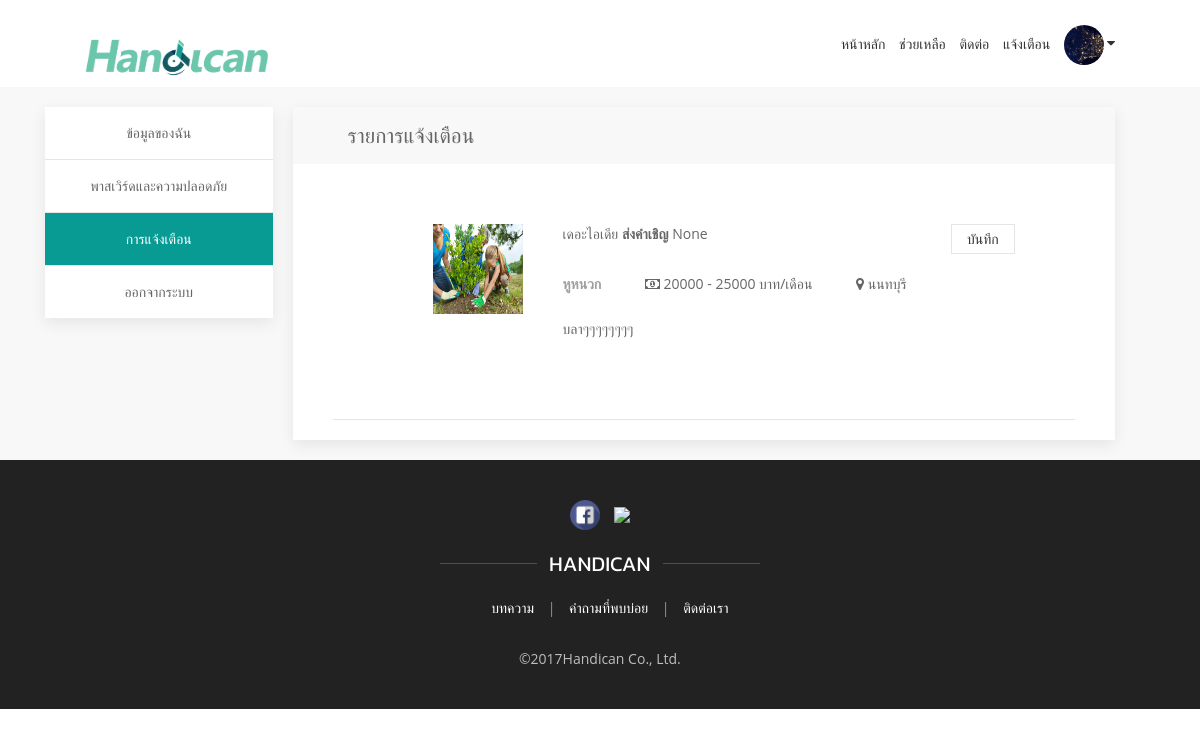
/accounts/settings/notifications (signed in), run on the app's committed database.
### myapp/models.py (models this page shows, shortened)
class CompanyInfo(models.Model):
	profile = models.ForeignKey(Profile, on_delete=models.SET_NULL,blank=True,null=True)
	th_name = models.CharField(max_length=100,editable=True )
	en_name = models.CharField(max_length=100,editable=True )
	phone_no = models.CharField(max_length=20,default="ไม่ระบุ")
	address = models.CharField(max_length=5000,default="ไม่ระบุ")
	info = models.CharField(max_length=5000,default="ไม่ระบุ")
	website = models.CharField(max_length=50,default="ไม่ระบุ")
	fax = models.CharField(max_length=30)
	company_type = models.CharField(max_length=100)
	get_more_info = models.BooleanField()
	created_at = models.DateTimeField(auto_now_add=True,null=True,)

class Notifications(models.Model):
	user = models.ForeignKey(User, on_delete=models.SET_NULL,blank=True,null=True)
	job = models.ForeignKey(Job,on_delete=models.SET_NULL,blank=True,null=True)
	tarket = models.ForeignKey(Profile,on_delete=models.SET_NULL,blank=True,null=True)
	action = models.CharField(max_length=20,editable=True )
	obj = models.CharField(max_length=200,editable=True ,blank=True,null=True)
	is_read = models.BooleanField(default=False)
	message= models.CharField(max_length=5000,editable=True,blank=True,null=True)
	created_at = models.DateTimeField(auto_now_add=True,null=True,)

class Job(models.Model):
	company = models.ForeignKey(CompanyInfo, on_delete=models.SET_NULL,blank=True,null=True)
	title_th = models.CharField(max_length=100,editable=True )
	title_en = models.CharField(max_length=100,editable=True )
	email = models.EmailField(max_length=100,blank=True,null=True)
	age1 = models.IntegerField(blank=True,null=True)
	age2 = models.IntegerField(blank=True,null=True)
	sex = models.CharField(max_length=10)
	detail = RichTextField(blank=True,null=True)
	phone_no = models.CharField(max_length=20,default="ไม่ระบุ")
	disability_cate = models.CharField(max_length=100)
	salary1 = models.IntegerField(blank=True,null=True)
	salary2 = models.IntegerField(blank=True,null=True)
	qualification = models.CharField(max_length=5000,blank=True,null=True)
	province = models.CharField(max_length=250,default="",blank=True,null=True,)
	address = models.CharField(max_length=5000,default="ไม่ระบุ")
	created_at = models.DateTimeField(auto_now_add=True,null=True,)

### loginapp/views.py (the view, shortened to what this page needs)
def profile_noti(request):
    list_noti = []
    profile = Profile.objects.get(user=request.user)
    noti = Notifications.objects.filter(tarket=profile)
    if User.objects.filter(pk=request.user.id, groups__name='disability').exists() :
        dis = DisabilityInfo.objects.get(profile=profile)
        for i in noti:
            temp = {'name': '', 'action': '', 'obj':'','time':None,'img':None,'is_read': False,
            'job_name':"",'job_id':0,'noti_id':0,'title_th':"",'disability_cate': '',
            'salary1':0,'salary2': 0,'province':'','detail':""}
            p = Profile.objects.get(user=i.user)
            comp = CompanyInfo.objects.get(profile=p)
            temp['job_name'] = i.job.title_th
            temp['job_id'] = i.job.id
            temp['name'] = comp.th_name
            temp['action'] = i.action
            temp['obj'] = i.obj
            temp['time'] = i.created_at
            temp['is_read'] = i.is_read
            temp['img'] = p.profile_picture.url
            temp['noti_id'] = i.id
            temp['salary1'] = i.job.salary1
            temp['salary2'] = i.job.salary2
            temp['province'] = i.job.province
            temp['detail'] = i.job.detail
            temp['disability_cate'] = i.job.disability_cate
            print(temp['is_read'])
            list_noti.append(temp)
        return render(request, 'profile_notifications.html',{'dis':dis,'noti':list_noti})

### loginapp/templates/profile_notifications.html (shortened to what this page needs)
{% extends 'base.html' %} {% load static %}{% load widget_tweaks %} {% block content %}
    <div class="uk-background-muted ">
        <br>
        <div class="container">
            <div uk-grid>
                <div class="uk-width-1-4@m uk-text-center">
                    <div class=" uk-card uk-card-default uk-card-body  uk-padding-remove uk-margin-right   ">
                        <table class="uk-table uk-table-divider"  >
                            <tbody>
                                <tr >
                                    <td class="click-detail"><a  class="uk-link-reset "  > ข้อมูลของฉัน</a></td>
                                </tr>
                                <tr>
                                    <td class="click-password" ><a href="{% url 'change_password' %}" class="uk-link-reset " >พาสเวิร์ดและความปลอดภัย</a></td>
                                </tr >
                                <tr >
                                    <td class="click-noti" ><a class="uk-link-reset ">การแจ้งเตือน</a></td>
                                </tr>
                                <tr >
                                    <td><a class="uk-link-reset " href="{% url 'logout' %}">ออกจากระบบ</a></td>
                                </tr>
                            </tbody>
                        </table>
                    </div>
                </div>
                <div class="uk-width-3-4@m" uk-grid>
                    <div class="uk-card uk-card-default uk-padding-remove-left uk-width-1-1" >
                        <div id="noti">
                            <div class="uk-padding-small " uk-alert>
                                <div class="uk-container">
                                    <h2>รายการแจ้งเตือน</h2>
                                </div>
                            </div>
                            {% for o in noti %}
                                {% if not i.is_read %}
                                    <div class="uk-container">
                                        <div class="uk-child-width-1-1@s uk-child-width-1-2@m uk-padding uk-margin-left uk-margin-right" uk-grid>
                                            <div class="uk-width-auto@m  ">
                                                <img class="imgCrop uk-align-center imgRadius"  style="width: 90px;height: 90px" src="{{o.img}}" alt="your image" />
                                            </div>
                                            <div class="uk-width-expand@m  ">
                                                <div  uk-grid>
                                                    <div class="uk-width-2-3@m uk-width-2-3@s">
                                                        <a class="uk-link-text" href="{% url 'job_detail' o.job_name  o.job_id %}">{{o.name}}  <b> {{o.action}} </b>{{o.obj}}   </a>
                                                    </div>
                                                    <div class="uk-width-1-3@m uk-width-1-3@s ">
                                                        <div class="uk-margin uk-align-right">
                                                            <span> <button  type="submit" class="uk-button uk-button-default uk-button-small " >บันทึก</button></span>
                                                        </div>
                                                    </div>
                                                </div>
                                                <br>
                                                <span class="uk-margin-right"><label class="">{{o.disability_cate}}</label></span>
                                                <span class="uk-margin-right uk-margin-left"><b ><i class="fa fa-money " aria-hidden="true"></i> </b> {{o.salary1}} - {{o.salary2}} บาท/เดือน</span>
                                                <span class=" uk-margin-left"><b><i class="fa fa-map-marker" aria-hidden="true"></i></b> {{o.province}}</span>
                                                <div uk-grid>
                                                    <div class="uk-width-1-2"> <p class=" ">{{o.detail| safe}}</p></div>
                                                </div>
                                            </div>
                                        </div>
                                {% endif %}
                                <hr>
                            {% endfor %}
                        </div>
                    </div>
                    <br>
                </div>
            </div>
        </div>
    </div>
</div>
<br>
{% endblock %}

### static/css/css_home/style.css (style rules this page uses)
body { font-family: 'Open Sans', sans-serif; }
a { text-decoration: none; transition: .3s all ease-in-out; }
img { width: 100%; }

### data on the page
CompanyInfo: name "เดอะไอเดีย"
Notifications: action "ส่งคำเชิญ"
Job: disability_cate "หูหนวก", province "นนทบุรี", detail "บลาๆๆๆๆๆๆๆๆ"

### other printed values
{{ o.obj }} "None"
{{ o.salary1 }} "20000"
{{ o.salary2 }} "25000"
